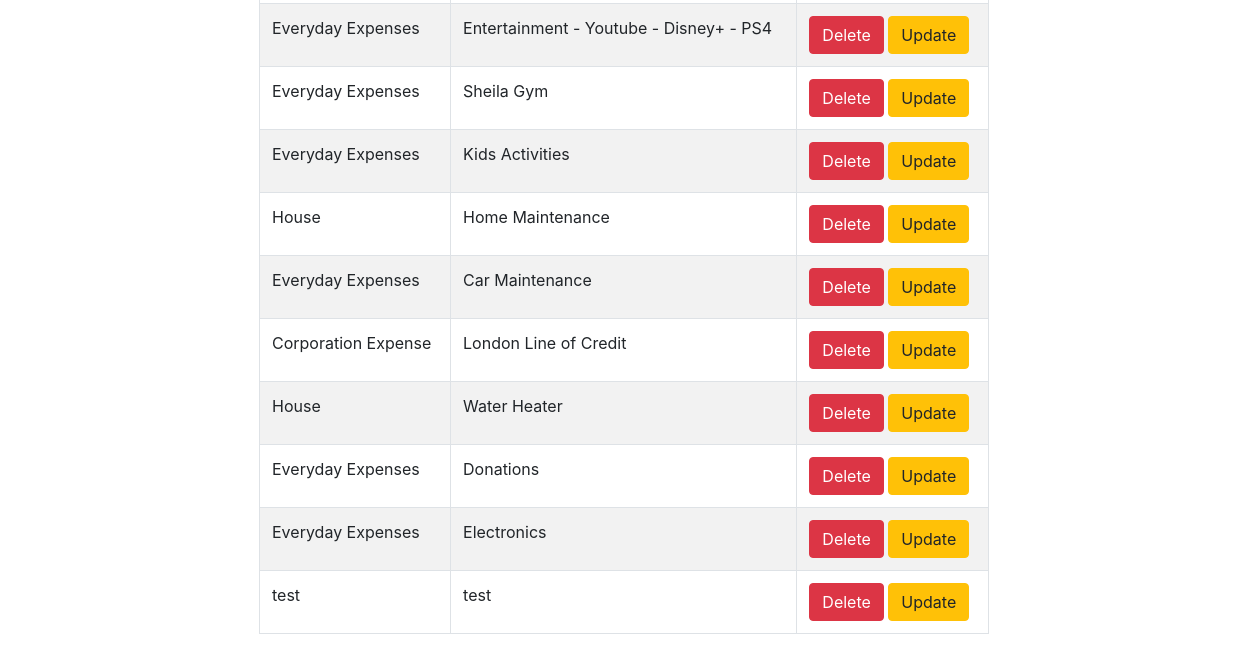
The app's page /categories/ (signed in, lower part), older data.
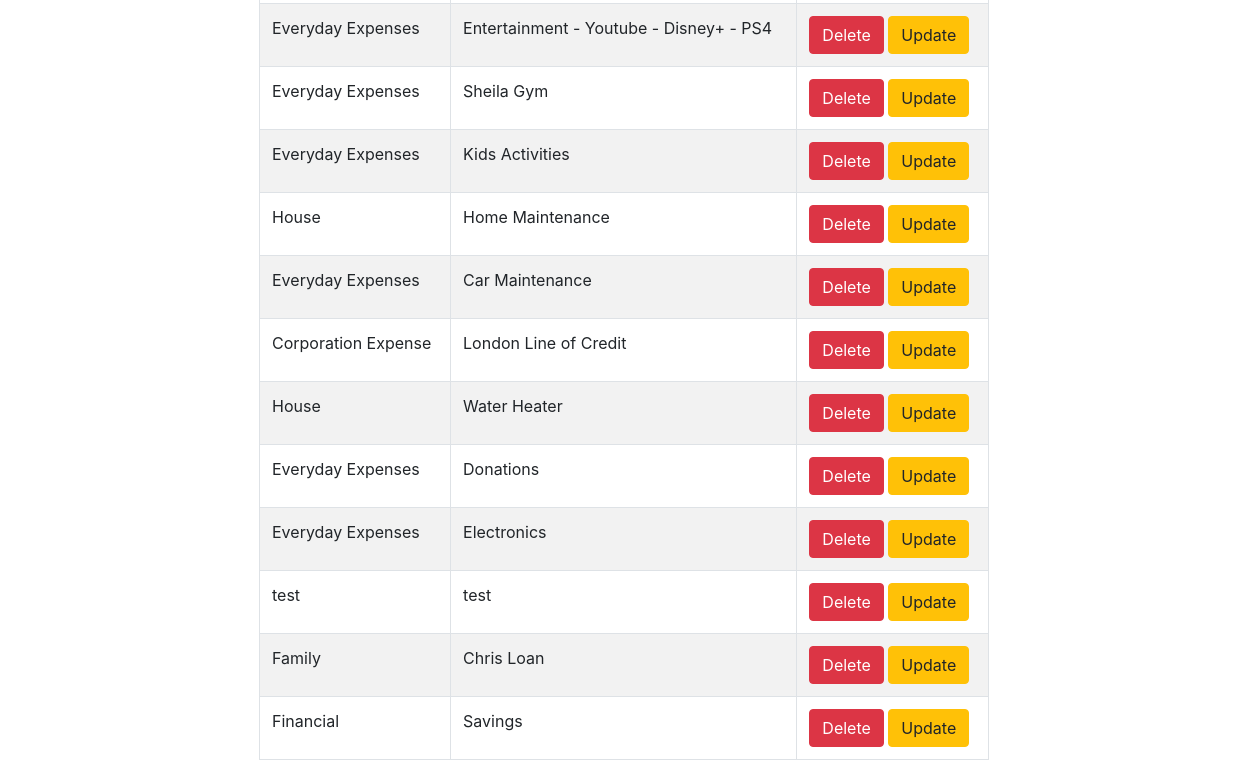
The same page, newer data.
### categories/models.py (models this page shows, shortened)
class Category(models.Model):
    user = models.ForeignKey(User,on_delete=models.CASCADE)
    master_category = models.CharField(max_length=200, default='none')
    category = models.CharField(max_length=200)
    carry_over = models.BooleanField (default=False)

### categories/views.py (the view)
# urls.py: path('', views.index, name='accounts-index'),
@login_required
def index(request):
    template = loader.get_template('categories/index.html')
    show_categories = Category.objects.filter(user=request.user)
    show_transactions = Transaction.objects.all()
    total = Transaction.objects.filter(user=request.user).aggregate(sum=Sum('amount'))['sum'] or 0.00
    total = "{:.2f}".format(total)
    context = {
        'show_categories': show_categories,
        'show_transactions':show_transactions,
        'total': total,
    }
    return HttpResponse(template.render(context, request))

### templates/categories/index.html (shortened to what this page needs)
{% extends 'base.html' %}
{% block content %}
<div class="container">
      <div class="row justify-content-center">
        <div class="col-8">
<table class="table table-striped table-bordered">
<tbody>
{% if show_categories %}
    {% for category in show_categories %}
        <tr>
        <td>{{ category.master_category }}</td>
        <td>{{ category.category}}</td>
        <td> <a class = "btn btn-danger" href="{%url "categories-delete" category.id%}">Delete</a> <a class = "btn btn-warning" href="{%url "categories-update" category.id%}">Update</a></td>
    {% endfor %}
{% else %}
    Nothing available
{% endif %}
</tbody>
</table>
</div>
</div>
</div>
{% endblock %}

Row changes from the older to the newer data that the page shows:
added Category: master_category "Family", category "Chris Loan"
added Category: master_category "Financial", category "Savings"
